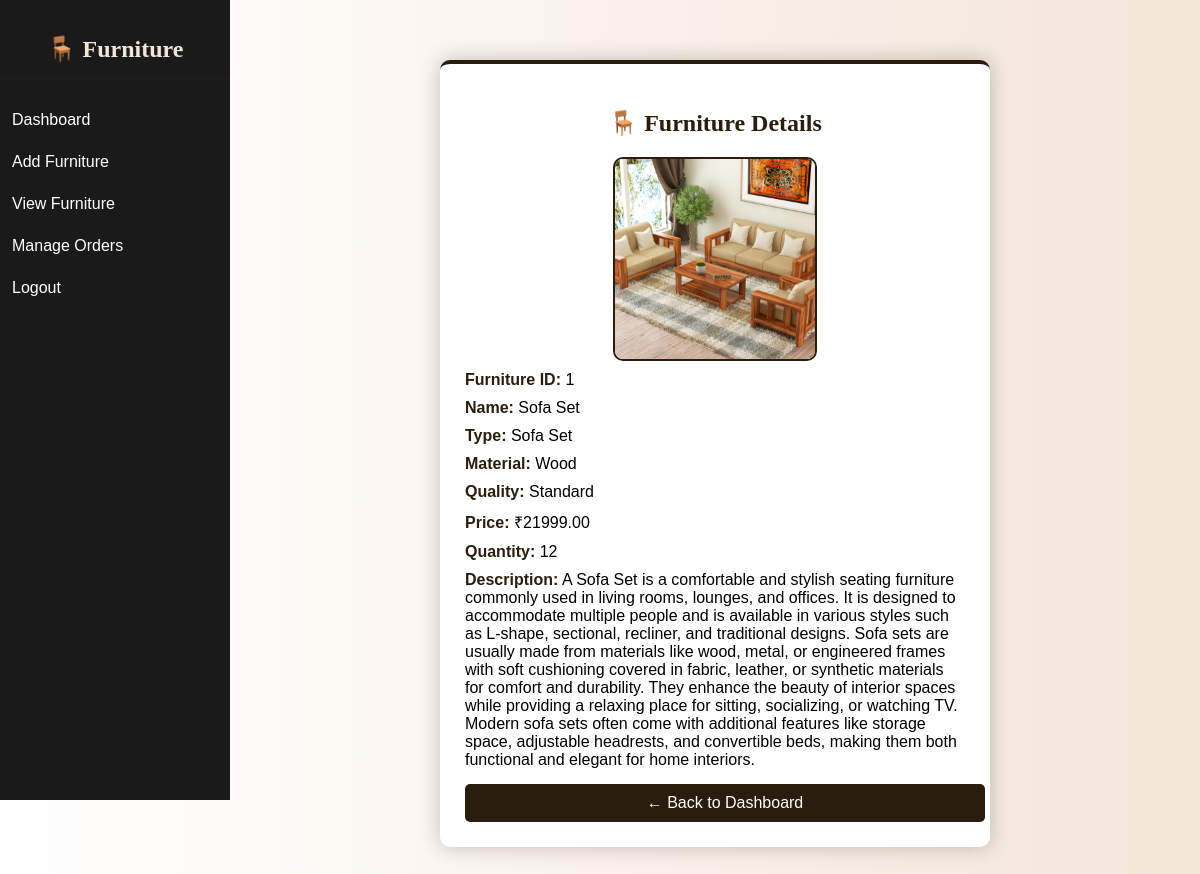
Screenshot of /view-plant/8/ with the database file from the repository.
### plants/models.py (models this page shows, shortened)
class Plant(models.Model):
    plant_id = models.CharField(max_length=20, unique=True)
    name = models.CharField(max_length=100)
    info = models.TextField()
    price = models.DecimalField(max_digits=10, decimal_places=2)
    image = models.ImageField(upload_to='plants/')
    plant_type = models.CharField(max_length=100, default='Sapling')
    growth = models.CharField(max_length=50)  # e.g. 5 months / 10 months
    quality = models.CharField(max_length=50)
    quantity = models.IntegerField(default=0)

### plants/views.py (the view)
# urls.py: path('view-plant/<int:id>/', views.view_plant, name='view_plant'),
def view_plant(request, id):
    plant = get_object_or_404(Plant, id=id)
    return render(request, 'adviewplant.html', {'plant': plant})

### templates/adviewplant.html (shortened to what this page needs)
{% extends 'base.html' %}
{% load static %}
{% block content %}
<div class="view-container">
    <h2>🪑 Furniture Details</h2>
    <img src="{{ plant.image.url }}" class="plant-img">
    <div class="detail"><span class="label">Furniture ID:</span> {{ plant.plant_id }}</div>
    <div class="detail"><span class="label">Name:</span> {{ plant.name }}</div>
    <div class="detail"><span class="label">Type:</span> {{ plant.plant_type }}</div>
    <div class="detail"><span class="label">Material:</span> {{ plant.growth }}</div>
    <div class="detail"><span class="label">Quality:</span> {{ plant.quality }}</div>
    <div class="detail"><span class="label">Price:</span> ₹{{ plant.price }}</div>
    <div class="detail"><span class="label">Quantity:</span> {{ plant.quantity }}</div>
    <div class="detail"><span class="label">Description:</span> {{ plant.info }}</div>
    <a href="{% url 'admin_page' %}" class="btn">← Back to Dashboard</a>
</div>
{% endblock %}

### templates/base.html (style rules this page uses)
body { margin: 0; font-family: 'Poppins', Arial; display: flex; background: linear-gradient(to right, #ffffff, #f3e5d8); }

### templates/adviewplant.html (style rules this page uses)
.view-container { width: 500px; margin: 40px auto; background: white; padding: 25px; border-radius: 10px; box-shadow: 0 0 20px rgba(43,29,14,0.25); animation: fadeInUp 1s ease-in-out; border-top: 4px solid #2b1d0e; }
h2 { text-align: center; color: #2b1d0e; font-family: 'Playfair Display', serif; }
.plant-img { display: block; margin: 10px auto; width: 200px; height: 200px; object-fit: cover; border-radius: 10px; border: 2px solid #2b1d0e; transition: 0.3s; }
.detail { margin: 10px 0; font-size: 16px; }
.label { font-weight: bold; color: #2b1d0e; }
.btn { display: block; width: 100%; padding: 10px; margin-top: 15px; text-align: center; background: #2b1d0e; color: white; border-radius: 5px; text-decoration: none; transition: 0.3s; }

### rows the page displays
Plant: image (picture), plant_id "1", name "Sofa Set", plant_type "Sofa Set", growth "Wood", quality "Standard", price "21999.00", quantity "12", info "A Sofa Set is a comfortable and stylish seating furniture commonly used in living rooms, lounges, and offices. It is designed to accommodate multiple people and is available in various styles such as L-shape, sectional, recliner, and traditional designs. Sofa sets are usually made from materials like wood, metal, or engineered frames with soft cushioning covered in fabric, leather, or synthetic materials for comfort and durability. They enhance the beauty of interior spaces while providing a relaxing place for sitting, socializing, or watching TV. Modern sofa sets often come with additional features like storage space, adjustable headrests, and convertible beds, making them both functional…"
